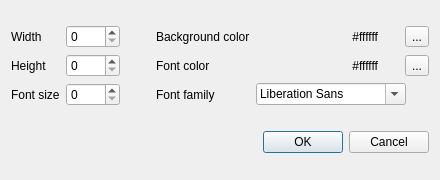
<?xml version="1.0" encoding="UTF-8"?>
<ui version="4.0">
 <class>Dialog</class>
 <widget class="QDialog" name="Dialog">
  <property name="windowModality">
   <enum>Qt::NonModal</enum>
  </property>
  <property name="geometry">
   <rect>
    <x>0</x>
    <y>0</y>
    <width>440</width>
    <height>180</height>
   </rect>
  </property>
  <property name="sizePolicy">
   <sizepolicy hsizetype="Fixed" vsizetype="Fixed">
    <horstretch>0</horstretch>
    <verstretch>0</verstretch>
   </sizepolicy>
  </property>
  <property name="minimumSize">
   <size>
    <width>440</width>
    <height>180</height>
   </size>
  </property>
  <property name="maximumSize">
   <size>
    <width>440</width>
    <height>180</height>
   </size>
  </property>
  <property name="windowTitle">
   <string>Default appearance</string>
  </property>
  <property name="modal">
   <bool>false</bool>
  </property>
  <layout class="QGridLayout" name="gridLayout_2">
   <item row="0" column="0">
    <layout class="QGridLayout" name="gridLayout">
     <item row="0" column="0">
      <widget class="QLabel" name="label">
       <property name="text">
        <string>Width</string>
       </property>
      </widget>
     </item>
     <item row="0" column="1">
      <widget class="QSpinBox" name="widthOpt">
       <property name="maximum">
        <number>9999</number>
       </property>
      </widget>
     </item>
     <item row="0" column="2">
      <spacer name="horizontalSpacer">
       <property name="orientation">
        <enum>Qt::Horizontal</enum>
       </property>
       <property name="sizeType">
        <enum>QSizePolicy::Fixed</enum>
       </property>
       <property name="sizeHint" stdset="0">
        <size>
         <width>30</width>
         <height>20</height>
        </size>
       </property>
      </spacer>
     </item>
     <item row="0" column="3">
      <widget class="QLabel" name="label_3">
       <property name="text">
        <string>Background color</string>
       </property>
      </widget>
     </item>
     <item row="0" column="6">
      <widget class="QToolButton" name="backgroundOpt">
       <property name="text">
        <string>...</string>
       </property>
      </widget>
     </item>
     <item row="1" column="0">
      <widget class="QLabel" name="label_2">
       <property name="text">
        <string>Height</string>
       </property>
      </widget>
     </item>
     <item row="1" column="1">
      <widget class="QSpinBox" name="heightOpt">
       <property name="maximum">
        <number>9999</number>
       </property>
      </widget>
     </item>
     <item row="1" column="3">
      <widget class="QLabel" name="label_4">
       <property name="text">
        <string>Font color</string>
       </property>
      </widget>
     </item>
     <item row="1" column="6">
      <widget class="QToolButton" name="fontcolorOpt">
       <property name="text">
        <string>...</string>
       </property>
      </widget>
     </item>
     <item row="2" column="0">
      <widget class="QLabel" name="label_5">
       <property name="text">
        <string>Font size</string>
       </property>
      </widget>
     </item>
     <item row="2" column="1">
      <widget class="QSpinBox" name="fontsizeOpt"/>
     </item>
     <item row="2" column="3">
      <widget class="QLabel" name="label_6">
       <property name="text">
        <string>Font family</string>
       </property>
      </widget>
     </item>
     <item row="2" column="4" colspan="3">
      <widget class="QFontComboBox" name="fontfamilyOpt">
       <property name="sizePolicy">
        <sizepolicy hsizetype="Fixed" vsizetype="Fixed">
         <horstretch>0</horstretch>
         <verstretch>0</verstretch>
        </sizepolicy>
       </property>
       <property name="maximumSize">
        <size>
         <width>150</width>
         <height>16777215</height>
        </size>
       </property>
      </widget>
     </item>
     <item row="0" column="4">
      <widget class="QLabel" name="backgroundLabel">
       <property name="sizePolicy">
        <sizepolicy hsizetype="Expanding" vsizetype="Preferred">
         <horstretch>0</horstretch>
         <verstretch>0</verstretch>
        </sizepolicy>
       </property>
       <property name="text">
        <string>#ffffff</string>
       </property>
       <property name="alignment">
        <set>Qt::AlignRight|Qt::AlignTrailing|Qt::AlignVCenter</set>
       </property>
      </widget>
     </item>
     <item row="1" column="4">
      <widget class="QLabel" name="fontcolorLabel">
       <property name="sizePolicy">
        <sizepolicy hsizetype="Expanding" vsizetype="Preferred">
         <horstretch>0</horstretch>
         <verstretch>0</verstretch>
        </sizepolicy>
       </property>
       <property name="text">
        <string>#ffffff</string>
       </property>
       <property name="alignment">
        <set>Qt::AlignRight|Qt::AlignTrailing|Qt::AlignVCenter</set>
       </property>
      </widget>
     </item>
     <item row="0" column="5">
      <spacer name="horizontalSpacer_2">
       <property name="orientation">
        <enum>Qt::Horizontal</enum>
       </property>
       <property name="sizeType">
        <enum>QSizePolicy::Fixed</enum>
       </property>
       <property name="sizeHint" stdset="0">
        <size>
         <width>15</width>
         <height>20</height>
        </size>
       </property>
      </spacer>
     </item>
    </layout>
   </item>
   <item row="1" column="0">
    <spacer name="verticalSpacer">
     <property name="orientation">
      <enum>Qt::Vertical</enum>
     </property>
     <property name="sizeType">
      <enum>QSizePolicy::Fixed</enum>
     </property>
     <property name="sizeHint" stdset="0">
      <size>
       <width>20</width>
       <height>5</height>
      </size>
     </property>
    </spacer>
   </item>
   <item row="2" column="0">
    <widget class="QDialogButtonBox" name="buttonBox">
     <property name="orientation">
      <enum>Qt::Horizontal</enum>
     </property>
     <property name="standardButtons">
      <set>QDialogButtonBox::Cancel|QDialogButtonBox::Ok</set>
     </property>
    </widget>
   </item>
  </layout>
 </widget>
 <resources/>
 <connections>
  <connection>
   <sender>buttonBox</sender>
   <signal>accepted()</signal>
   <receiver>Dialog</receiver>
   <slot>accept()</slot>
   <hints>
    <hint type="sourcelabel">
     <x>248</x>
     <y>254</y>
    </hint>
    <hint type="destinationlabel">
     <x>157</x>
     <y>274</y>
    </hint>
   </hints>
  </connection>
  <connection>
   <sender>buttonBox</sender>
   <signal>rejected()</signal>
   <receiver>Dialog</receiver>
   <slot>reject()</slot>
   <hints>
    <hint type="sourcelabel">
     <x>316</x>
     <y>260</y>
    </hint>
    <hint type="destinationlabel">
     <x>286</x>
     <y>274</y>
    </hint>
   </hints>
  </connection>
 </connections>
</ui>
